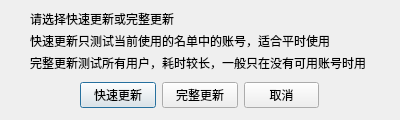
<?xml version="1.0" encoding="UTF-8"?>
<ui version="4.0">
 <class>Dialog</class>
 <widget class="QDialog" name="Dialog">
  <property name="geometry">
   <rect>
    <x>0</x>
    <y>0</y>
    <width>400</width>
    <height>120</height>
   </rect>
  </property>
  <property name="windowTitle">
   <string>选择测试模式</string>
  </property>
  <widget class="QWidget" name="horizontalLayoutWidget">
   <property name="geometry">
    <rect>
     <x>80</x>
     <y>80</y>
     <width>239</width>
     <height>31</height>
    </rect>
   </property>
   <layout class="QHBoxLayout" name="horizontalLayout">
    <item>
     <widget class="QPushButton" name="fast_update_button">
      <property name="text">
       <string>快速更新</string>
      </property>
     </widget>
    </item>
    <item>
     <widget class="QPushButton" name="full_update_button">
      <property name="text">
       <string>完整更新</string>
      </property>
     </widget>
    </item>
    <item>
     <widget class="QPushButton" name="cancel_button">
      <property name="text">
       <string>取消</string>
      </property>
     </widget>
    </item>
   </layout>
  </widget>
  <widget class="QWidget" name="verticalLayoutWidget">
   <property name="geometry">
    <rect>
     <x>30</x>
     <y>10</y>
     <width>338</width>
     <height>61</height>
    </rect>
   </property>
   <layout class="QVBoxLayout" name="verticalLayout">
    <item>
     <widget class="QLabel" name="label">
      <property name="text">
       <string>请选择快速更新或完整更新</string>
      </property>
     </widget>
    </item>
    <item>
     <widget class="QLabel" name="label_2">
      <property name="text">
       <string>快速更新只测试当前使用的名单中的账号，适合平时使用</string>
      </property>
     </widget>
    </item>
    <item>
     <widget class="QLabel" name="label_3">
      <property name="text">
       <string>完整更新测试所有用户，耗时较长，一般只在没有可用账号时用</string>
      </property>
     </widget>
    </item>
   </layout>
  </widget>
 </widget>
 <resources/>
 <connections>
  <connection>
   <sender>cancel_button</sender>
   <signal>clicked()</signal>
   <receiver>Dialog</receiver>
   <slot>reject()</slot>
   <hints>
    <hint type="sourcelabel">
     <x>276</x>
     <y>104</y>
    </hint>
    <hint type="destinationlabel">
     <x>330</x>
     <y>74</y>
    </hint>
   </hints>
  </connection>
  <connection>
   <sender>full_update_button</sender>
   <signal>clicked()</signal>
   <receiver>Dialog</receiver>
   <slot>full_update()</slot>
   <hints>
    <hint type="sourcelabel">
     <x>114</x>
     <y>113</y>
    </hint>
    <hint type="destinationlabel">
     <x>75</x>
     <y>68</y>
    </hint>
   </hints>
  </connection>
  <connection>
   <sender>fast_update_button</sender>
   <signal>clicked()</signal>
   <receiver>Dialog</receiver>
   <slot>fast_update()</slot>
   <hints>
    <hint type="sourcelabel">
     <x>182</x>
     <y>113</y>
    </hint>
    <hint type="destinationlabel">
     <x>207</x>
     <y>66</y>
    </hint>
   </hints>
  </connection>
 </connections>
 <slots>
  <slot>full_update()</slot>
  <slot>fast_update()</slot>
 </slots>
</ui>
